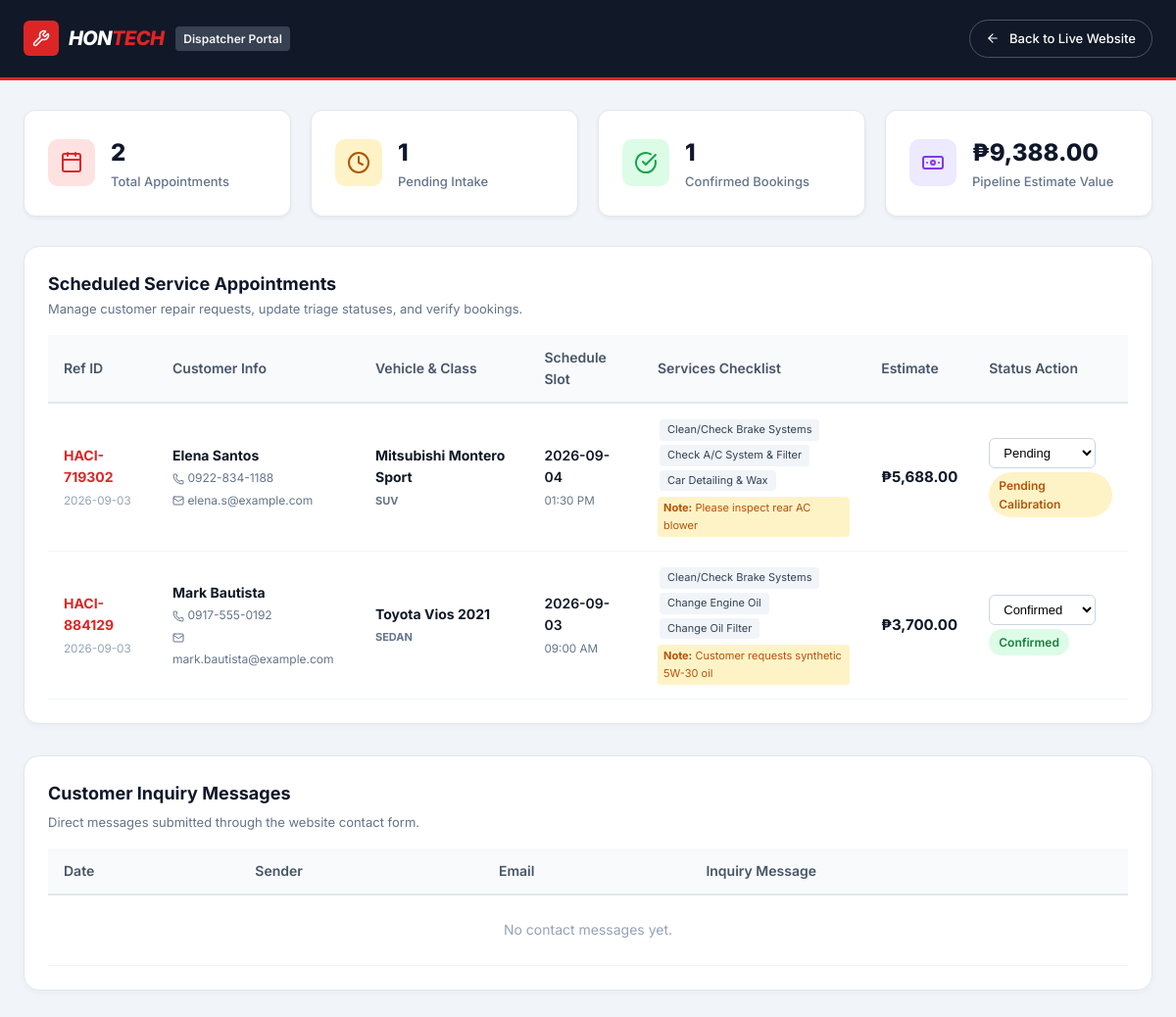
The app's page /admin.php with its own data.
### tables this page shows
CREATE TABLE IF NOT EXISTS `appointments` (
  `id` VARCHAR(32) NOT NULL,
  `customer_name` VARCHAR(150) NOT NULL,
  `phone` VARCHAR(50) NOT NULL,
  `email` VARCHAR(150) DEFAULT NULL,
  `car_model` VARCHAR(100) NOT NULL,
  `car_type` VARCHAR(50) NOT NULL DEFAULT 'sedan',
  `booking_date` DATE NOT NULL,
  `booking_time` VARCHAR(20) NOT NULL,
  `services` TEXT NOT NULL,
  `total_estimate` DECIMAL(10, 2) NOT NULL DEFAULT 0.00,
  `status` VARCHAR(50) NOT NULL DEFAULT 'Pending Calibration',
  `notes` TEXT DEFAULT NULL,
  `created_at` TIMESTAMP DEFAULT CURRENT_TIMESTAMP,
  PRIMARY KEY (`id`)
);

### config.php (called while the page is built, shortened)
<?php
function get_db_connection() {
    static $pdo = null;
    if ($pdo !== null) {
        return $pdo;
    }
    try {
        $dsn = "mysql:host=" . DB_HOST . ";port=" . DB_PORT . ";charset=utf8mb4";
        $options = [
            PDO::ATTR_ERRMODE => PDO::ERRMODE_EXCEPTION,
            PDO::ATTR_DEFAULT_FETCH_MODE => PDO::FETCH_ASSOC,
            PDO::ATTR_EMULATE_PREPARES => false,
            PDO::ATTR_TIMEOUT => 2,
        ];
        $temp_pdo = new PDO($dsn, DB_USER, DB_PASS, $options);
        $temp_pdo->exec("CREATE DATABASE IF NOT EXISTS `" . DB_NAME . "` CHARACTER SET utf8mb4 COLLATE utf8mb4_unicode_ci");
        $temp_pdo->exec("USE `" . DB_NAME . "`");
        $temp_pdo->exec("
            CREATE TABLE IF NOT EXISTS `appointments` (
                `id` VARCHAR(32) PRIMARY KEY,
                `customer_name` VARCHAR(150) NOT NULL,
                `phone` VARCHAR(50) NOT NULL,
                `email` VARCHAR(150) NULL,
                `car_model` VARCHAR(100) NOT NULL,
                `car_type` VARCHAR(50) NOT NULL DEFAULT 'sedan',
                `booking_date` DATE NOT NULL,
                `booking_time` VARCHAR(20) NOT NULL,
                `services` TEXT NOT NULL,
                `total_estimate` DECIMAL(10, 2) NOT NULL DEFAULT 0.00,
                `status` VARCHAR(50) NOT NULL DEFAULT 'Pending Calibration',
                `notes` TEXT NULL,
                `created_at` TIMESTAMP DEFAULT CURRENT_TIMESTAMP
            ) ENGINE=InnoDB DEFAULT CHARSET=utf8mb4 COLLATE=utf8mb4_unicode_ci;
        ");
        $temp_pdo->exec("
            CREATE TABLE IF NOT EXISTS `contact_messages` (
                `id` INT AUTO_INCREMENT PRIMARY KEY,
                `name` VARCHAR(150) NOT NULL,
                `email` VARCHAR(150) NOT NULL,
                `message` TEXT NOT NULL,
                `created_at` TIMESTAMP DEFAULT CURRENT_TIMESTAMP
            ) ENGINE=InnoDB DEFAULT CHARSET=utf8mb4 COLLATE=utf8mb4_unicode_ci;
        ");
        $pdo = $temp_pdo;
        return $pdo;
    } catch (Exception $e) {
        error_log("Database connection error: " . $e->getMessage());
        return null;
    }
}
function get_all_appointments() {
    $db = get_db_connection();
    if ($db) {
        try {
            $stmt = $db->query("SELECT * FROM appointments ORDER BY created_at DESC");
            $rows = $stmt->fetchAll();
            foreach ($rows as &$row) {
                $decoded = json_decode($row['services'], true);
            }
            return $rows;
        } catch (PDOException $e) {
            error_log("Error fetching appointments: " . $e->getMessage());
        }
    }
    return [];
}

### admin.php (the view, shortened to what this page needs)
<?php
require_once __DIR__ . '/config.php';
$appointments = get_all_appointments();
$messages = get_all_messages();
$total_bookings = count($appointments);
$pending_count = 0;
$confirmed_count = 0;
$total_revenue_estimate = 0;
foreach ($appointments as $app) {
    if (($app['status'] ?? '') === 'Pending Calibration') $pending_count++;
    if (($app['status'] ?? '') === 'Confirmed' || ($app['status'] ?? '') === 'Completed') $confirmed_count++;
    $total_revenue_estimate += floatval($app['total_estimate'] ?? 0);
}
?>
<!DOCTYPE html>
<html lang="en">
<head>
    <link rel="stylesheet" href="style.css">
</head>
<body class="admin-page">
    <header class="admin-header">
        <div class="admin-header-inner">
            <div style="display:flex;align-items:center;gap:12px;">
                <a href="index.php" class="navbar-logo" style="margin-bottom:0;">
                    <div class="navbar-logo-icon">
                        <i data-lucide="wrench" style="width:18px;height:18px;color:white"></i>
                    </div>
                    <div class="navbar-logo-text">Hon<span>Tech</span></div>
                </a>
                <span style="background:#374151;color:#f3f4f6;font-size:12px;padding:3px 8px;border-radius:4px;font-weight:600;">Dispatcher Portal</span>
            </div>
            <div>
                <a href="index.php" class="btn-secondary" style="padding:8px 16px;font-size:13px;color:white;border-color:#4b5563;">
                    <i data-lucide="arrow-left" style="width:14px;height:14px"></i>
                    Back to Live Website
                </a>
            </div>
        </div>
    </header>
    <div class="admin-metrics-grid">
        <div class="metric-card">
            <div class="metric-icon"><i data-lucide="calendar" style="width:24px;height:24px"></i></div>
            <div>
                <div class="metric-val"><?php echo $total_bookings; ?></div>
                <div class="metric-lbl">Total Appointments</div>
            </div>
        </div>
        <div class="metric-card">
            <div class="metric-icon" style="background:#fef3c7;color:#b45309;"><i data-lucide="clock" style="width:24px;height:24px"></i></div>
            <div>
                <div class="metric-val"><?php echo $pending_count; ?></div>
                <div class="metric-lbl">Pending Intake</div>
            </div>
        </div>
        <div class="metric-card">
            <div class="metric-icon" style="background:#dcfce7;color:#16a34a;"><i data-lucide="check-circle" style="width:24px;height:24px"></i></div>
            <div>
                <div class="metric-val"><?php echo $confirmed_count; ?></div>
                <div class="metric-lbl">Confirmed Bookings</div>
            </div>
        </div>
        <div class="metric-card">
            <div class="metric-icon" style="background:#ede9fe;color:#7c3aed;"><i data-lucide="banknote" style="width:24px;height:24px"></i></div>
            <div>
                <div class="metric-val">₱<?php echo number_format($total_revenue_estimate, 2); ?></div>
                <div class="metric-lbl">Pipeline Estimate Value</div>
            </div>
        </div>
    </div>
    <div class="admin-container">
        <div class="admin-section-box">
            <div style="display:flex;justify-content:space-between;align-items:center;flex-wrap:wrap;gap:12px;">
                <div>
                    <h3 style="font-size:18px;font-weight:700;color:#0f172a;">Scheduled Service Appointments</h3>
                    <p style="color:#64748b;font-size:13px;">Manage customer repair requests, update triage statuses, and verify bookings.</p>
                </div>
            </div>
            <div class="table-responsive">
                <table class="admin-table">
                    <thead>
                        <tr>
                            <th>Ref ID</th>
                            <th>Customer Info</th>
                            <th>Vehicle & Class</th>
                            <th>Schedule Slot</th>
                            <th>Services Checklist</th>
                            <th>Estimate</th>
                            <th>Status Action</th>
                        </tr>
                    </thead>
                    <tbody>
                        <?php if (empty($appointments)): ?>
                            <tr>
                                <td colspan="7" style="text-align:center;padding:32px;color:#94a3b8;">No bookings received yet. Test the booking tool on the main website!</td>
                            </tr>
                        <?php else: ?>
                            <?php foreach ($appointments as $item): ?>
                                <?php
                                    $st = $item['status'] ?? 'Pending Calibration';
                                    $badge_class = 'status-pending';
                                    if ($st === 'Confirmed') $badge_class = 'status-confirmed';
                                    else if ($st === 'Completed') $badge_class = 'status-completed';
                                    else if ($st === 'Cancelled') $badge_class = 'status-cancelled';
                                    $services_list = $item['services'];
                                ?>
                                <tr>
                                    <td>
                                        <strong style="color:#dc2626;"><?php echo htmlspecialchars($item['id']); ?></strong><br>
                                        <small style="color:#94a3b8;"><?php echo htmlspecialchars(substr($item['created_at'] ?? '', 0, 10)); ?></small>
                                    </td>
                                    <td>
                                        <strong><?php echo htmlspecialchars($item['customer_name']); ?></strong><br>
                                        <span style="color:#64748b;font-size:12px;"><i data-lucide="phone" style="width:12px;height:12px;display:inline-block;vertical-align:middle;"></i> <?php echo htmlspecialchars($item['phone']); ?></span><br>
                                        <?php if (!empty($item['email'])): ?>
                                            <span style="color:#64748b;font-size:12px;"><i data-lucide="mail" style="width:12px;height:12px;display:inline-block;vertical-align:middle;"></i> <?php echo htmlspecialchars($item['email']); ?></span>
                                        <?php endif; ?>
                                    </td>
                                    <td>
                                        <strong><?php echo htmlspecialchars($item['car_model']); ?></strong><br>
                                        <span style="text-transform:uppercase;font-size:11px;font-weight:700;color:#64748b;"><?php echo htmlspecialchars($item['car_type']); ?></span>
                                    </td>
                                    <td>
                                        <div style="font-weight:600;"><?php echo htmlspecialchars($item['booking_date']); ?></div>
                                        <small style="color:#64748b;"><?php echo htmlspecialchars($item['booking_time']); ?></small>
                                    </td>
                                    <td style="max-width:280px;">
                                        <?php if (is_array($services_list)): ?>
                                            <?php foreach ($services_list as $svc): ?>
                                                <span class="service-tag"><?php echo htmlspecialchars($svc); ?></span>
                                            <?php endforeach; ?>
                                        <?php endif; ?>
                                        <?php if (!empty($item['notes'])): ?>
                                            <div style="margin-top:4px;font-size:11px;color:#b45309;background:#fef3c7;padding:3px 6px;border-radius:4px;">
                                                <strong>Note:</strong> <?php echo htmlspecialchars($item['notes']); ?>
                                            </div>
                                        <?php endif; ?>
                                    </td>
                                    <td>
                                        <strong style="color:#0f172a;font-size:15px;">₱<?php echo number_format(floatval($item['total_estimate']), 2); ?></strong>
                                    </td>
                                    <td>
                                        <form method="POST" style="display:flex;align-items:center;gap:6px;">
                                            <select name="new_status" class="status-select" onchange="this.form.submit()">
                                                <option value="Pending Calibration" <?php echo $st === 'Pending Calibration' ? 'selected' : ''; ?>>Pending</option>
                                                <option value="Confirmed" <?php echo $st === 'Confirmed' ? 'selected' : ''; ?>>Confirmed</option>
                                            </select>
                                        </form>
                                        <span class="status-badge <?php echo $badge_class; ?>" style="margin-top:4px;"><?php echo htmlspecialchars($st); ?></span>
                                    </td>
                                </tr>
                            <?php endforeach; ?>
                        <?php endif; ?>
                    </tbody>
                </table>
            </div>
        </div>
        <div class="admin-section-box">
            <h3 style="font-size:18px;font-weight:700;color:#0f172a;margin-bottom:4px;">Customer Inquiry Messages</h3>
            <p style="color:#64748b;font-size:13px;margin-bottom:16px;">Direct messages submitted through the website contact form.</p>
            <div class="table-responsive">
                <table class="admin-table">
                    <thead>
                        <tr>
                            <th>Date</th>
                            <th>Sender</th>
                            <th>Email</th>
                            <th>Inquiry Message</th>
                        </tr>
                    </thead>
                    <tbody>
                        <?php if (empty($messages)): ?>
                            <tr>
                                <td colspan="4" style="text-align:center;padding:24px;color:#94a3b8;">No contact messages yet.</td>
                            </tr>
                        <?php endif; ?>
                    </tbody>
                </table>
            </div>
        </div>
    </div>
</body>
</html>

### style.css (style rules this page uses)
:root { --color-primary: #dc2626; --color-primary-light: #ef4444; --color-primary-dark: #b91c1c; --color-primary-50: #fef2f2; --color-primary-100: #fee2e2; --color-dark: #111827; --color-dark-secondary: #1f2937; --color-dark-tertiary: #374151; --color-bg: #f9fafb; --color-bg-alt: #f3f4f6; --color-white: #ffffff; --color-text: #111827; --color-text-secondary: #4b5563; --color-text-muted: #6b7280; --color-text-light: #9ca3af; --color-border: #e5e7eb; --color-border-light: #f3f4f6; --font-family: 'Inter', -apple-system, BlinkMacSystemFont, 'Segoe UI', sans-serif; --transition-fast: 0.2s cubic-bezier(0.4, 0, 0.2, 1); --transition-smooth: 0.4s cubic-bezier(0.4, 0, 0.2, 1); --transition-spring: 0.5s cubic-bezier(0.34, 1.56, 0.64, 1); --shadow-sm: 0 1px 2px rgba(0, 0, 0, 0.05); --shadow-md: 0 4px 6px -1px rgba(0, 0, 0, 0.07), 0 2px 4px -2px rgba(0, 0, 0, 0.05); --shadow-lg: 0 10px 15px -3px rgba(0, 0, 0, 0.08), 0 4px 6px -4px rgba(0, 0, 0, 0.04); --shadow-xl: 0 20px 25px -5px rgba(0, 0, 0, 0.08), 0 8px 10px -6px rgba(0, 0, 0, 0.04); --shadow-2xl: 0 25px 50px -12px rgba(0, 0, 0, 0.15); --shadow-red: 0 10px 30px -5px rgba(220, 38, 38, 0.25); --radius-sm: 6px; --radius-md: 10px; --radius-lg: 16px; --radius-xl: 24px; --radius-full: 9999px; }
*, *::before, *::after { margin: 0; padding: 0; box-sizing: border-box; }
html { scroll-behavior: smooth; font-size: 16px; -webkit-font-smoothing: antialiased; -moz-osx-font-smoothing: grayscale; }
body { font-family: var(--font-family); background-color: var(--color-bg); color: var(--color-text); line-height: 1.6; overflow-x: hidden; }
a { text-decoration: none; color: inherit; transition: color var(--transition-fast); }
.navbar-logo { display: flex; align-items: center; gap: 10px; }
.navbar-logo-icon { width: 36px; height: 36px; background: var(--color-primary); border-radius: var(--radius-sm); display: flex; align-items: center; justify-content: center; font-weight: 900; color: white; font-size: 14px; letter-spacing: -0.05em; }
.navbar-logo-text { font-size: 20px; font-weight: 800; color: var(--color-white); letter-spacing: -0.03em; text-transform: uppercase; font-style: italic; }
.navbar-logo-text span { color: var(--color-primary); }
.btn-secondary { display: inline-flex; align-items: center; gap: 10px; background: transparent; color: rgba(255, 255, 255, 0.7); font-size: 14px; font-weight: 500; padding: 14px 28px; border-radius: var(--radius-full); border: 1px solid rgba(255, 255, 255, 0.15); cursor: pointer; transition: all var(--transition-fast); }

### records on screen
appointments: id "HACI-719302", created_at "2026-09-03", customer_name "Elena Santos", phone "0922-834-1188", email "elena.s@example.com", car_model "Mitsubishi Montero Sport", car_type "SUV", booking_date "2026-09-04", booking_time "01:30 PM", svc "Clean/Check Brake Systems", svc "Check A/C System & Filter", svc "Car Detailing & Wax", notes "Please inspect rear AC blower", total_estimate "5,688.00", new_status "Pending", status "Pending Calibration"
appointments: id "HACI-884129", created_at "2026-09-03", customer_name "Mark Bautista", phone "0917-555-0192", email "mark.bautista@example.com", car_model "Toyota Vios 2021", car_type "SEDAN", booking_date "2026-09-03", booking_time "09:00 AM", svc "Clean/Check Brake Systems", svc "Change Engine Oil", svc "Change Oil Filter", notes "Customer requests synthetic 5W-30 oil", total_estimate "3,700.00", new_status "Confirmed", status "Confirmed"

### other values on screen
$total_bookings "2"
$pending_count "1"
$confirmed_count "1"
$total_revenue_estimate "9,388.00"
